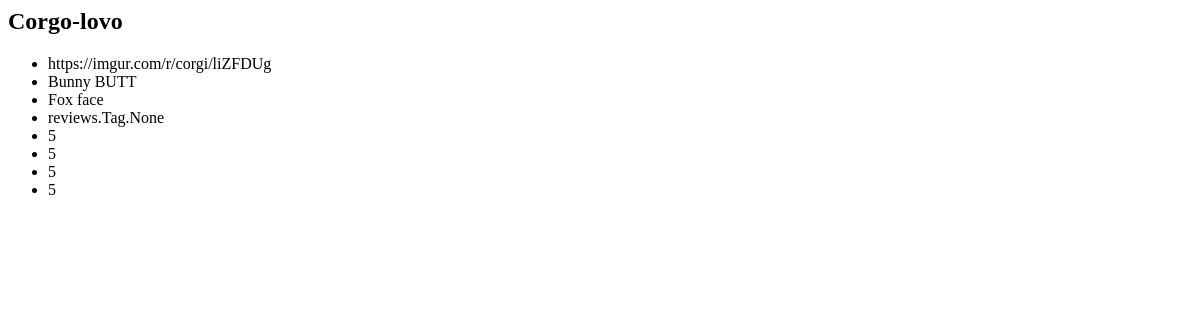
The page /2/ on the database as committed earlier.
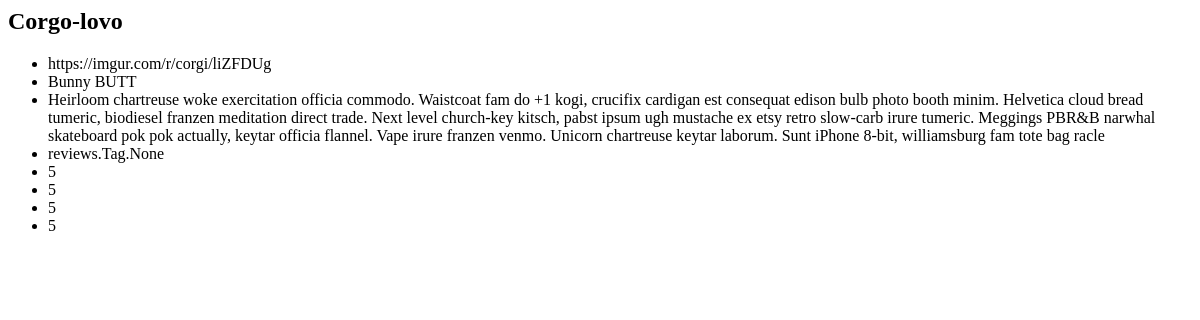
The same page on the database as committed later.
### reviews/models.py (models this page shows, shortened)
class Review(models.Model):
    image_url = models.CharField(max_length=500)
    product_name = models.CharField(max_length=30)
    brand = models.CharField(max_length=30)
    description = models.CharField(max_length=2000)
    tags = models.ManyToManyField(Tag)
    resemblance_to_package = models.IntegerField()
    hot_sauce_needed = models.IntegerField()
    texture = models.IntegerField()
    deliciousness_level = models.IntegerField()
    created = models.DateTimeField('date created')
    updated = models.DateTimeField('date updated')

### reviews/views.py (the view)
# urls.py: path('<int:review_id>/', views.show, name='show'),
def show(request, review_id):
    review = get_object_or_404(Review, pk=review_id)
    return render(request, 'reviews/show.html', {'review': review})

### reviews/templates/reviews/show.html
<h2> {{ review.product_name }} </h2>
<ul>
  <li> {{ review.image_url }}</li>
  <li> {{ review.brand }}</li>
  <li> {{ review.description }}</li>
  <li> {{ review.tags }}</li>
  <li> {{ review.resemblance_to_package }}</li>
  <li> {{ review.hot_sauce_needed }}</li>
  <li> {{ review.texture }}</li>
  <li> {{ review.deliciousness_level }}</li>
</ul>

Rows that differ between the two databases and show on the page:
changed Review "Corgo-lovo": description "Fox face" → "Heirloom chartreuse woke exercitation officia commodo. Waistcoat fam do +1 kogi, crucifix cardigan est consequat edison bulb photo booth minim. Helvetica cloud bread tumeric, biodiesel franzen meditation direct trade. Next level church-key kitsch, pabst ipsum ugh mustache ex etsy retro slow-carb irure tumeric. Meggings PBR&B narwhal skateboard pok pok actually, keytar officia flannel. Vape irure franzen venmo. Unicorn chartreuse keytar laborum. Sunt iPhone 8-bit, williamsburg fam tote bag racle"
